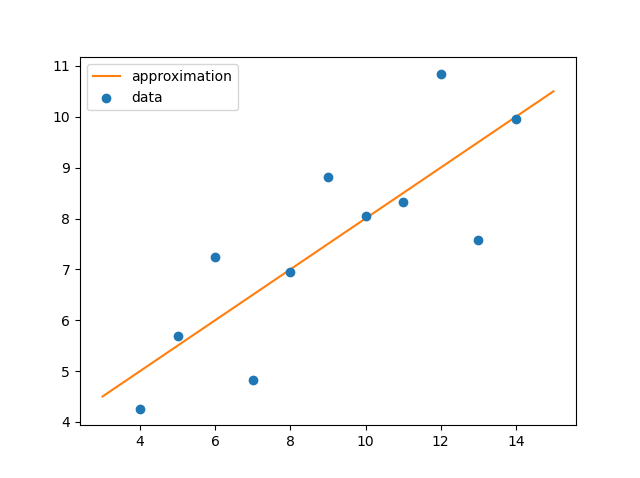

This figure's Python source:
# -*- coding: utf-8 -*-
"""
Created on Tue Dec  1 10:29:55 2020

@author: Julien
"""


import matplotlib.pyplot as plt
import numpy as np

def fact(n):
    if n==0 :
        return 1
    else :
        return n*fact(n-1)

X1 = [10.0, 8.0, 13.0, 9.0, 11.0, 14.0, 6.0, 4.0, 12.0, 7.0, 5.0]
Y1 = [8.04, 6.95, 7.58, 8.81, 8.33, 9.96, 7.24, 4.26, 10.84, 4.82, 5.68]

plt.scatter(X1,Y1, label='data')

A = np.ones((len(X1),2))
A[:,0] = np.array(X1)

Y = np.array(Y1)

M = np.linalg.lstsq(A, Y, 0)

approx = lambda x : M[0][0]*x + M[0][1]
X = np.linspace(min(X1)-1,max(X1)+1,100)

plt.plot(X, approx(X), c='C01', zorder=-1, label='approximation')
plt.legend()
